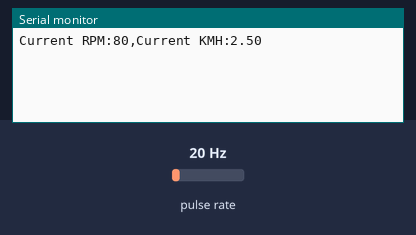
A sketch run on a simulated ESP32. Shown: the last lines printed to the serial monitor. Wiring (inferred from the names in the program): pulse sensor: data GPIO 34. The inputs (shaded band) are chosen by the test bench; at power-on: pulse rate 20 Hz.

Above: at 1.2 s.
1.3 s: pulse rate (sensor on GPIO 34) set to 4 Hz
At 2.6 s:
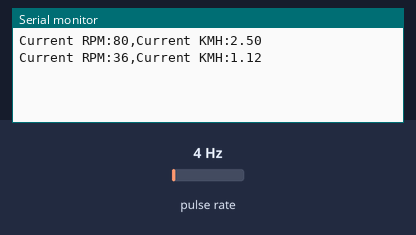
2.8 s: pulse rate (sensor on GPIO 34) set to 50 Hz
At 3.5 s:
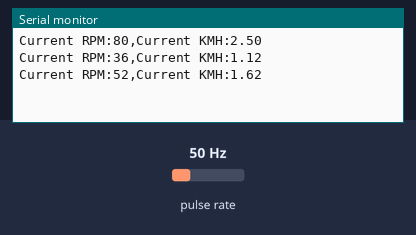
Timing chart, 0 to 5.8 s (numbered marks = the images above; inputs shaded):
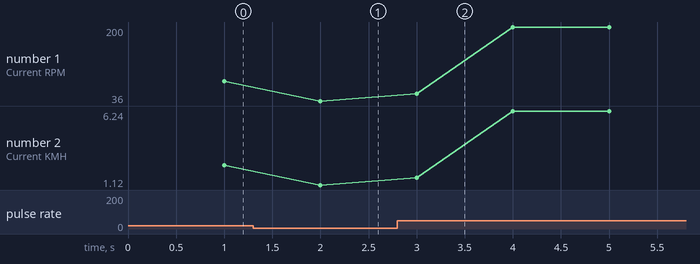

Measured:
- after the input at 1.3 s, the serial monitor: prints a new line after 0.70 s (image 1)
- after the input at 2.8 s, the serial monitor: prints a new line after 0.20 s (image 2)
- plotted number 1: 80 → 36 after the input at 1.3 s, 36 → 200 after the input at 2.8 s
- plotted number 2: 2.5 → 1.12 after the input at 1.3 s, 1.12 → 6.24 after the input at 2.8 s

The sketch:

rpm-detector.ino
```cpp
////////////////////////////////////////////////////////////////////////////////////////////////////////////////////////////////////////////////////////////////////////////
///////////////////////////////////////////////////////////////////////////////rpm-detector/////////////////////////////////////////////////////////////////////////////////
////////////////////////////////////////////////////////////////////////////////////////////////////////////////////////////////////////////////////////////////////////////

//Defining some Variables

const int wheelSpeedSensorMagnets = 15;                               //wheelSpeed
const float wheelCircumferenceInMeter = 0.52;                         //wheelSpeed
const int wheelSpeedSensorPin = 34;                                   //wheelSpeed
const int wheelSpeedMaxRotationTriggersPerSecondConstant = 1000;      //wheelSpeed
const float refreshIntervalInMillis = 1000.0;

//those Variables are stored in RAM!
volatile int wheelSpeedMaxRotationTriggersPerSecond = wheelSpeedMaxRotationTriggersPerSecondConstant;           //wheelSpeed
volatile unsigned long wheelSpeedRotationTimestamps[wheelSpeedMaxRotationTriggersPerSecondConstant] = {0};      //wheelSpeed
volatile int wheelSpeedRotationTimestampsIndex = 0;                   //wheelSpeed
volatile byte wheelSpeedSensorTriggerState = LOW;                     //wheelSpeed
volatile unsigned long wheelSpeedInterruptTime = 0;                   //wheelSpeed
volatile unsigned long wheelSpeedLastInterruptTime = 0;               //wheelSpeed


////////////////////////////////////////////////////////////VOID SETUP////////////////////////////////////////////////////////////////////////////////


//Void Setup (only runs once)

void setup() {

  Serial.begin(115200);

  pinMode(wheelSpeedSensorPin, INPUT_PULLUP);                                                         //wheelSpeed
  attachInterrupt(digitalPinToInterrupt(wheelSpeedSensorPin), wheelSpeedSensorInterrupt, CHANGE);     //wheelSpeed

}


//////////////////////////////////////////////////////////INTERRUPTS///////////////////////////////////////////////////////////////////////////////////


//Interrupt when Hall Effect Pin gets triggered (wheel speed)

void wheelSpeedSensorInterrupt() {

  wheelSpeedInterruptTime = micros();
  if (wheelSpeedInterruptTime - wheelSpeedLastInterruptTime > 250){

          bool currentSensorState = digitalRead(wheelSpeedSensorPin);
          unsigned long currentMicros = wheelSpeedInterruptTime;

          if (currentSensorState == wheelSpeedSensorTriggerState) {
            wheelSpeedRotationTimestamps[wheelSpeedRotationTimestampsIndex] = currentMicros;
            wheelSpeedRotationTimestampsIndex = (wheelSpeedRotationTimestampsIndex + 1) % wheelSpeedMaxRotationTriggersPerSecond;

          }
         wheelSpeedLastInterruptTime = wheelSpeedInterruptTime;
   }
}


/////////////////////////////////////////////////////////FUNCTIONS/////////////////////////////////////////////////////////////////////////////////////


//Function for Calculating Triggers (wheel speed)

int getWheelSpeedRotationTriggersOfLastSecond() {

  unsigned long currentTimestamp = micros();
  int wheelSpeedRotationTriggers = 0;

  for (int i = 0; i < wheelSpeedMaxRotationTriggersPerSecond; i++) {
    unsigned long timestamp = wheelSpeedRotationTimestamps[i];

    if (currentTimestamp - timestamp <= 1000000) {

      wheelSpeedRotationTriggers ++;

    }
  }

  return wheelSpeedRotationTriggers;

}


//Function for Calculating RPM (wheel speed)

float calculateWheelSpeedRPM(int wheelSpeedRotationTriggersOfLastSecond) {

  const float wheelSpeedRotationsOfLastSecond = (float)wheelSpeedRotationTriggersOfLastSecond / (float)wheelSpeedSensorMagnets;
  const float wheelSpeedRPM = wheelSpeedRotationsOfLastSecond * 60.0;

  return wheelSpeedRPM;

}


//Function for Calculating KMH (wheel speed)

float calculateWheelSpeedKMH(float wheelSpeedRPM) {

  const float wheelSpeedRPH = wheelSpeedRPM * 60.0;
  float wheelSpeedMeterPH = wheelSpeedRPH * wheelCircumferenceInMeter;
  float wheelSpeedKMH = wheelSpeedMeterPH / 1000.0;

  return wheelSpeedKMH;

}


///////////////////////////////////////////////////////VOID LOOP/////////////////////////////////////////////////////////////////////////////////

unsigned long lastRefresh = millis();

//Void Loop
void loop() {

  unsigned long currentMillis = millis();
  if(currentMillis - lastRefresh >= refreshIntervalInMillis) {                                                                            //wheelSpeed

    const int wheelSpeedRotationTriggersOfLastSecond = getWheelSpeedRotationTriggersOfLastSecond();       //wheelSpeed
    const float wheelSpeedRPM = calculateWheelSpeedRPM(wheelSpeedRotationTriggersOfLastSecond);           //wheelSpeed

    const float wheelSpeedKMH = calculateWheelSpeedKMH(wheelSpeedRPM);                                    //wheelSpeed

    Serial.print(String("Current RPM:") + String(wheelSpeedRPM, 0));                                //wheelSpeed
    Serial.print(",");                                                                              //wheelSpeed
    Serial.print(String("Current KMH:") + String(wheelSpeedKMH, 2));                                //wheelSpeed
    Serial.println("");                                                                             //wheelSpeed

    lastRefresh = millis();
  }

}
```
